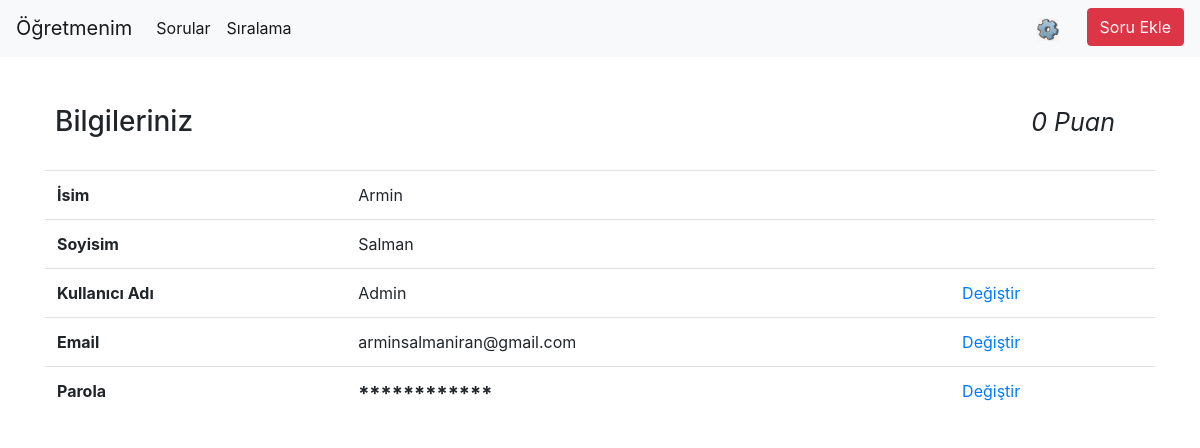
The page /my-account (signed in) on the database its author committed.
### tables this page shows
CREATE TABLE "Accounts" (
	"id"	INTEGER,
	"name"	TEXT,
	"familyname"	TEXT,
	"username"	TEXT UNIQUE,
	"email"	TEXT,
	"password"	TEXT,
	"teacher"	INTEGER,
	"school"	TEXT,
	"branch"	TEXT,
	"cityCode"	INTEGER,
	"teacherVerify"	INTEGER,
	"note"	INTEGER,
	"profilephotoname"	TEXT UNIQUE,
	"admin"	INTEGER,
	PRIMARY KEY("id" AUTOINCREMENT)
);

### manage.py (the view)
@app.route('/my-account')
@login_required
def myAccount():
    dataBase = sql.connect("ogretmenim.com.db")
    cursor = dataBase.cursor()
    queryNote = "Select note from Accounts where id = ?"
    cursor.execute(queryNote,(session["userid"],))
    dataNote = cursor.fetchone()
    note = dataNote[0]
    cursor.close()
    dataBase.close()
    return render_template("myaccount.html",note=note)

### manage.py (called while the page is built)
def login_required(f):
    @wraps(f)
    def decorated_function(*args, **kwargs):
        try:
            if session["logined"]:
                return f(*args, **kwargs)
            else:
                flash("Bu işlemi gerçekleştirmek için giriş yapmalısınız","danger")
                return redirect(url_for("login"))
        except KeyError:
            flash("Bu işlemi gerçekleştirmek için giriş yapmalısınız","danger")
            return redirect(url_for("login"))
    return decorated_function

### templates/myaccount.html (shortened to what this page needs)
{% extends "layout.html" %}
{% block body %}
    <div class="container">
        <h3 style="margin-left: 10px;">Bilgileriniz</h3>
        <p style="float: right; font-size: 25px; margin-right: 40px; margin-top: -42px;"><i>{{note}} Puan</i></p>
        <br>
        <table class="table table-hover">
                <tr>
                    <th scope="col">İsim</th>
                    <td>{{session["name"]}}</td>
                    <td></td>
                </tr>
                <tr>
                    <th scope="col">Soyisim</th>
                    <td>{{session["familyname"]}}</td>
                    <td></td>
                </tr>
                <tr>
                    <th scope="col">Kullanıcı Adı</th>
                    <td>{{session["username"]}}</td>
                    <td><a href="/change-username">Değiştir</a></td>
                </tr>
                <tr>
                    <th scope="col">Email</th>
                    <td>{{session["email"]}}</td>
                    <td><a href="/change-email">Değiştir</a></td>
                </tr>
                <tr>
                    <th scope="col">Parola</th>
                    <td><b style="font-size: 20px;">************</b></td>
                    <td><a href="/change-password">Değiştir</a></td>
                </tr>
          </table>
    </div>
{% endblock body %}

### static/css/css.css (style rules this page uses)
body { margin-top:20px; }

### rows shown on the page
Accounts: name "Armin", familyname "Salman", username "Admin", email "arminsalmaniran@gmail.com"

### other values the page prints
{{ note }} "0"
